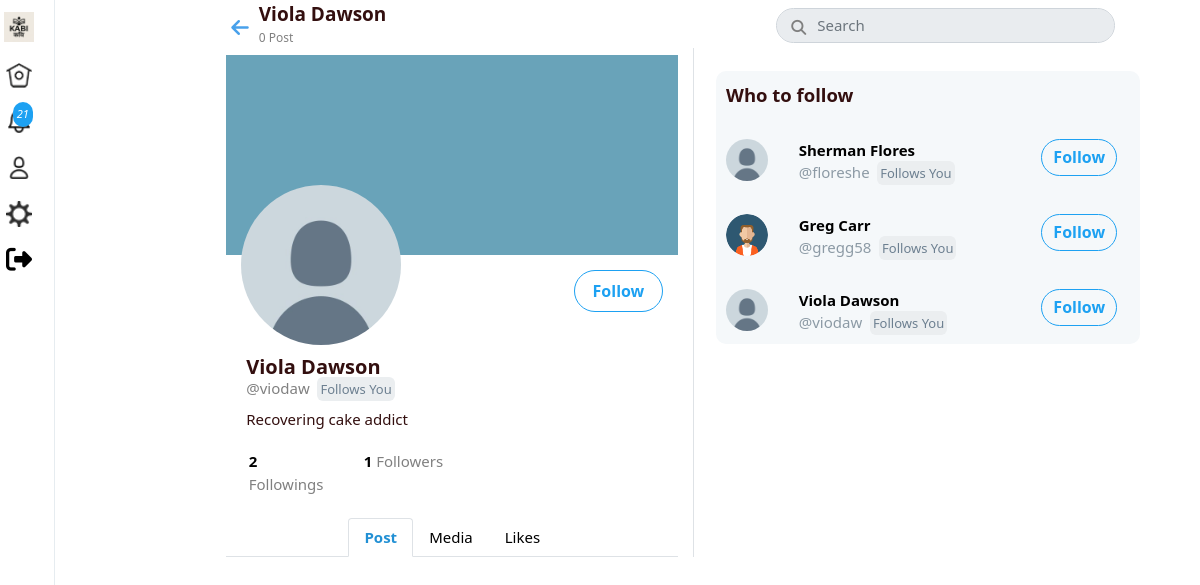
The page /viodaw (signed in) on the database its author committed.
### tables this page shows
CREATE TABLE `users` (
  `id` int(11) NOT NULL,
  `username` varchar(40) NOT NULL,
  `email` varchar(255) NOT NULL,
  `password` varchar(32) NOT NULL,
  `name` varchar(40) NOT NULL,
  `img` varchar(255) NOT NULL DEFAULT 'default.jpg',
  `imgCover` varchar(255) NOT NULL DEFAULT 'cover.png',
  `bio` varchar(140) NOT NULL DEFAULT '',
  `location` varchar(255) NOT NULL DEFAULT '',
  `website` varchar(255) NOT NULL DEFAULT ''
);

### profile.php (the view, shortened to what the rows shown need)
<?php
    if (isset($_GET['username']) === true && empty($_GET['username']) === false ) {
        $username = User::checkInput($_GET['username']);
        $profileId = User::getIdByUsername($username);
        $profileData = User::getData($profileId);
        $user_id = $_SESSION['user_id'];
        $user = User::getData($user_id);
        $who_users = Follow::whoToFollow($user_id);
    }
?>
<!DOCTYPE html>
<html lang="en">
<head>
    <link rel="stylesheet" href="assets/css/bootstrap.min.css">
    <link rel="stylesheet" href="assets/css/all.min.css">
    <link rel="stylesheet" href="assets/css/profile_style.css?v=<?php echo time(); ?>">
</head>
<body>
<div id="mine">
      <div class="grid-posts">
        <div class="border-right">
          <div class="box-home feed">
               <div class="container">
                 <div   class="row position-fixed box-name">
                       <div class="col-xs-10">
                           <span class="home-name"> <?php echo $profileData->name; ?></span>
                           <p class="home-tweets-num">
                              <?php echo Tweet::countTweets($profileData->id); ?> Post</p>
                      </div>
                 </div>
                 <div class="row mt-5">
                    <div class="col-md-12">
                      <img class="w-100 home-img-cover" src="assets/images/users/<?php echo $profileData->imgCover; ?>" alt="">
                    </div>
                 </div>
                 <div class="row justify-content-between">
                      <img class="home-img-user" src="assets/images/users/<?php echo $profileData->img; ?>" alt="">
                      <?php if ($user->id == $profileData->id) { ?>
                      <button class="home-edit-button" data-toggle="modal" data-target="#edit">Edit Profile</button>
                    <div class="modal fade" id="edit" tabindex="-1" role="dialog" aria-labelledby="exampleModalCenterTitle" aria-hidden="true">
                    <div class="modal-dialog modal-dialog-centered" role="document">
                        <div class="modal-content">
                        <div class="modal-header">
                        <form method="POST" action="handle/handleUpdateData.php" enctype="multipart/form-data">
                            <div style="width: 300%;" class="d-flex justify-content-between">
                            <div>
                            <h5 class="modal-title d-inline" id="exampleModalLongTitle">Edit Profile</h5>
                            </div>
                            <div>
                            <button type="submit" name="update"  class="btn btn-primary">Save</button>
                            </div>
                         </div>
                        </div>
                        <div class="modal-body">
                            <div class="row">
                            <div class="col-md-12">
                            <div class="image-upload">
                                <label for="cover-input">
                                <i style="top: 80px;
                                 left:200px;
                                 color:white;
                                 font-size:18px " class="far fa-images position-absolute"></i>
                                  </label>
                                  <input id="cover-input" type="file" name="cover"/>
                                  <a href="handle/handleDeleteCover.php" style="top: 80px;
                                 left:260px;
                                 color:red;
                                 font-size:18px " class="fas fa-times position-absolute"></a>
                                  <img id="preview-cover" class="w-100 home-img-cover" src="assets/images/users/<?php echo $profileData->imgCover; ?>" alt="">
                            </div>
                            </div>
                            <div class="image-upload">
                            <label for="file-input">
                                <i style="top: 240px;
                                 left:100px;
                                 color:white;
                                 font-size:18px;
                                 z-index:20 " class="far fa-images position-absolute"></i>
                                  </label>
                                <input id="file-input" name="image" type="file"/>
                            </div>
                            <img id="preview-user" class="home-img-user" src="assets/images/users/<?php echo $profileData->img; ?>" alt="">
                            </div>
                            <?php  if (isset($_SESSION['errors'] )) { ?>
                            <script>
                                $(document).ready(function(){
                            // Open modal on page load
                            $("#edit").modal('show');
                          });
                          </script>
                                    <?php foreach ($_SESSION['errors'] as $error) { ?>
                                          <div  class="alert alert-danger" role="alert">
                                            <p style="font-size: 15px;" class="text-center"> <?php echo $error ; ?> </div>  <?php }  }
                                            unset($_SESSION['errors']) ?> </p>
                        <div class="form-group">
                            <input type="text" name="name" class="form-control" id="exampleInputEmail1" value="<?php echo $user->name; ?>" aria-describedby="emailHelp" placeholder="Name">
                            </div>
                            <div class="form-group">
                            <input type="text" name="bio" class="form-control" id="exampleInputEmail1" value="<?php if ($user->bio !== null)
                            echo $user->bio ;?>" aria-describedby="emailHelp" placeholder="Bio">
                            </div>
                        <div class="form-group">
                            <input type="text" name="website" class="form-control" id="exampleInputEmail1" value="<?php if ($user->website !== null)
                            echo $user->website ;?>" aria-describedby="emailHelp" placeholder="Website">
                        </div>
                        <div class="form-group">
                            <input type="text" name="location" class="form-control" value="<?php if ($user->location !== null)
                            echo $user->location ;?>" id="exampleInputPassword1" placeholder="Location">
                        </div>
                        <div class="text-center">
                        </div>
                            </form>
                        </div>
                        </div>
                    </div>
                    </div>
                    <?php } else {
                      $user_follow = Follow::isUserFollow($user_id , $profileData->id) ;
                      ?>
                   <button class=" follow-btn
                   <?= $user_follow ? 'following' : 'follow' ?>"
                  data-follow="<?php echo $profileData->id; ?>">
                    <?php if($user_follow) { ?>
                        Following
                      <?php } else {  ?>
                          Follow
                        <?php }  ?>
                    </button>
                      <?php } ?>
                 </div>
                  <div class="home-title">
                    <h4><?php echo $profileData->name; ?></h4>
                    <p class="user-handle" style="color: gray;">@<?php echo $profileData->username; ?>
                    <?php if (Follow::FollowsYou($profileData->id , $user_id)) { ?>
                  <span class="ml-1 follows-you">Follows You</span></p>
                  <?php } ?>
                    <p class="bio"><?php echo $profileData->bio; ?> </p>
                  </div>
                       <?php
                       include 'includes/tweets.php'; ?>
               </div>
          </div>
        </div>
        <div class="wrapper-right">
            <div class="box-share">
            <?php
            foreach($who_users as $user) {
               $user_follow = Follow::isUserFollow($user_id , $user->id) ;
               ?>
          <div class="grid-share">
          <a style="position: relative; z-index:5; color:black" href="<?php echo $user->username;  ?>">
                      <img
                        src="assets/images/users/<?php echo $user->img; ?>"
                        alt=""
                        class="img-share"
                      />
                    </a>
                    <div>
                      <p>
                      <a style="position: relative; z-index:5; color:black" href="<?php echo $user->username;  ?>">
                      <strong><?php echo $user->name; ?></strong>
                      </a>
                    </p>
                      <p class="username">@<?php echo $user->username; ?>
                      <?php if (Follow::FollowsYou($user->id , $user_id)) { ?>
                  <span class="ml-1 follows-you">Follows You</span></p>
                  <?php } ?></p></p>
                    </div>
                    <div>
                      <button class="follow-btn follow-btn-m
                      <?= $user_follow ? 'following' : 'follow' ?>"
                      data-follow="<?php echo $user->id; ?>"
                      data-user="<?php echo $user_id; ?>"
                      data-profile="<?php echo $profileData->id; ?>"
                      style="font-weight: 700;">
                      <?php if($user_follow) { ?>
                        Following
                      <?php } else {  ?>
                          Follow
                        <?php }  ?>
                      </button>
                    </div>
                  </div>
                  <?php }?>
          </div>
        </div>
      </div> </div>
</body>
</html>

### rows shown on the page
users: name "Viola Dawson", imgCover (picture), img (placeholder picture), username "viodaw", bio "Recovering cake addict"
users: img (placeholder picture), name "Sherman Flores", username "floreshe"
users: img (picture), name "Greg Carr", username "gregg58"

### other values the page prints
$notify_count "21"
Tweet::countTweets($profileData->id) "0"
Follow::countFollowing($profileData->id) "2"
Follow::countFollowers($profileData->id) "1"
